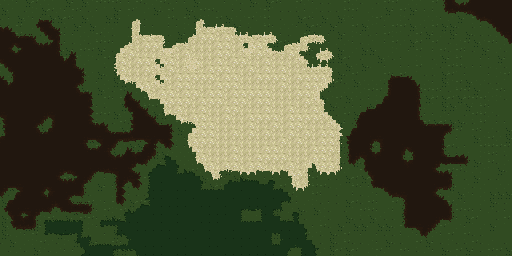

A level layout from a 2D game, rendered from its tile map. Below: a short description, then the map file with tile-grid data replaced by summaries:
An orthogonal 64x32 tile map with 8x8 px tiles, 2 tile layers (ground, ground_detail1) and 59 objects (43x SPAWNPOINT, 9x LIGHTSOURCE, 7x PROP).

<map height="32" name="title" nextObjectId="0" orientation="orthogonal" renderorder="right-down" tileheight="8" tilewidth="8" version="1.0" width="64">
    <properties>
        <property name="AMBIENTALPHA" value="120" />
        <property name="AMBIENTLIGHT" value="#000000" />
    </properties>
    <tileset firstgid="1" margin="0" name="tiles-title" tilewidth="8" tileheight="8" tilecount="640" columns="20" spacing="0">
        <image height="256" id="0" source="tiles-circus.png" trans="ff00ff" width="160" />
        <terraintypes>
            <terrain name="dirt" tile="-1" />
            <terrain name="sand" tile="-1" />
            <terrain name="moss" tile="-1" />
        </terraintypes>
        <tile gid="0" id="8" terrain=",,,0" />
        <tile gid="0" id="9" terrain=",,0,0" />
        <tile gid="0" id="10" terrain=",,0,0" />
        <tile gid="0" id="11" terrain=",,0,0" />
        <tile gid="0" id="12" terrain=",,0," />
        <tile gid="0" id="20" terrain="2,2,2,2" />
        <tile gid="0" id="21" terrain="2,2,2,2" />
        <tile gid="0" id="24" terrain="0,0,0,0" />
        <tile gid="0" id="25" terrain="0,0,0,0" />
        <tile gid="0" id="26" terrain="1,1,1,1" />
        <tile gid="0" id="27" terrain="1,1,1,1" />
        <tile gid="0" id="28" terrain=",0,,0" />
        <tile gid="0" id="29" terrain="0,0,0," />
        <tile gid="0" id="30" terrain="0,0,," />
        <tile gid="0" id="31" terrain="0,0,,0" />
        <tile gid="0" id="32" terrain="0,,0," />
        <tile gid="0" id="33" terrain="0,0,0," />
        <tile gid="0" id="34" terrain="0,0,," />
        <tile gid="0" id="35" terrain="0,0,,0" />
        <tile gid="0" id="48" terrain=",0,,0" />
        <tile gid="0" id="49" terrain="0,,0," />
        <tile gid="0" id="51" terrain=",0,,0" />
        <tile gid="0" id="52" terrain="0,,0," />
        <tile gid="0" id="53" terrain="0,,0," />
        <tile gid="0" id="55" terrain=",0,,0" />
        <tile gid="0" id="68" terrain=",0,,0" />
        <tile gid="0" id="69" terrain="0,,0,0" />
        <tile gid="0" id="70" terrain=",,0,0" />
        <tile gid="0" id="71" terrain=",0,0,0" />
        <tile gid="0" id="72" terrain="0,,0," />
        <tile gid="0" id="73" terrain="0,,0,0" />
        <tile gid="0" id="74" terrain=",,0,0" />
        <tile gid="0" id="75" terrain=",0,0,0" />
        <tile gid="0" id="88" terrain=",0,," />
        <tile gid="0" id="89" terrain="0,0,," />
        <tile gid="0" id="90" terrain="0,0,," />
        <tile gid="0" id="91" terrain="0,0,," />
        <tile gid="0" id="92" terrain="0,,," />
        <tile gid="0" id="108" terrain=",,,2" />
        <tile gid="0" id="109" terrain=",,2,2" />
        <tile gid="0" id="110" terrain=",,2,2" />
        <tile gid="0" id="111" terrain=",,2,2" />
        <tile gid="0" id="112" terrain=",,2," />
        <tile gid="0" id="128" terrain=",2,,2" />
        <tile gid="0" id="129" terrain="2,2,2," />
        <tile gid="0" id="130" terrain="2,2,," />
        <tile gid="0" id="131" terrain="2,2,,2" />
        <tile gid="0" id="132" terrain="2,,2," />
        <tile gid="0" id="133" terrain="2,2,2," />
        <tile gid="0" id="134" terrain="2,2,," />
        <tile gid="0" id="135" terrain="2,2,,2" />
        <tile gid="0" id="148" terrain=",2,,2" />
        <tile gid="0" id="149" terrain="2,,2," />
        <tile gid="0" id="151" terrain=",2,,2" />
        <tile gid="0" id="152" terrain="2,,2," />
        <tile gid="0" id="153" terrain="2,,2," />
        <tile gid="0" id="155" terrain=",2,,2" />
        <tile gid="0" id="168" terrain=",2,,2" />
        <tile gid="0" id="169" terrain="2,,2,2" />
        <tile gid="0" id="170" terrain=",,2,2" />
        <tile gid="0" id="171" terrain=",2,2,2" />
        <tile gid="0" id="172" terrain="2,,2," />
        <tile gid="0" id="173" terrain="2,,2,2" />
        <tile gid="0" id="174" terrain=",,2,2" />
        <tile gid="0" id="175" terrain=",2,2,2" />
        <tile gid="0" id="188" terrain=",2,," />
        <tile gid="0" id="189" terrain="2,2,," />
        <tile gid="0" id="190" terrain="2,2,," />
        <tile gid="0" id="191" terrain="2,2,," />
        <tile gid="0" id="192" terrain="2,,," />
        <tile gid="0" id="208" terrain=",,,1" />
        <tile gid="0" id="209" terrain=",,1,1" />
        <tile gid="0" id="210" terrain=",,1,1" />
        <tile gid="0" id="211" terrain=",,1,1" />
        <tile gid="0" id="212" terrain=",,1," />
        <tile gid="0" id="228" terrain=",1,,1" />
        <tile gid="0" id="229" terrain="1,1,1," />
        <tile gid="0" id="230" terrain="1,1,," />
        <tile gid="0" id="231" terrain="1,1,,1" />
        <tile gid="0" id="232" terrain="1,,1," />
        <tile gid="0" id="233" terrain="1,1,1," />
        <tile gid="0" id="234" terrain="1,1,," />
        <tile gid="0" id="235" terrain="1,1,,1" />
        <tile gid="0" id="248" terrain=",1,,1" />
        <tile gid="0" id="249" terrain="1,,1," />
        <tile gid="0" id="251" terrain=",1,,1" />
        <tile gid="0" id="252" terrain="1,,1," />
        <tile gid="0" id="253" terrain="1,,1," />
        <tile gid="0" id="255" terrain=",1,,1" />
        <tile gid="0" id="268" terrain=",1,,1" />
        <tile gid="0" id="269" terrain="1,,1,1" />
        <tile gid="0" id="270" terrain=",,1,1" />
        <tile gid="0" id="271" terrain=",1,1,1" />
        <tile gid="0" id="272" terrain="1,,1," />
        <tile gid="0" id="273" terrain="1,,1,1" />
        <tile gid="0" id="274" terrain=",,1,1" />
        <tile gid="0" id="275" terrain=",1,1,1" />
        <tile gid="0" id="288" terrain=",1,," />
        <tile gid="0" id="289" terrain="1,1,," />
        <tile gid="0" id="290" terrain="1,1,," />
        <tile gid="0" id="291" terrain="1,1,," />
        <tile gid="0" id="292" terrain="1,,," />
    </tileset>
    <layer height="32" name="ground" opacity="1.0" visible="1" width="64" offsetx="0" offsety="0" order="0">
        <data>[2048 cells, 2048 non-empty, 6 distinct tile ids]</data>
    </layer>
    <layer height="32" name="ground_detail1" opacity="1.0" visible="1" width="64" offsetx="0" offsety="0" order="2">
        <data>[2048 cells, 1280 non-empty, 97 distinct tile ids]</data>
    </layer>
    <objectgroup height="0" name="Lights" opacity="1.0" visible="1" width="0" offsetx="0" offsety="0" order="-1">
        <object gid="0" height="20.0" id="21" type="LIGHTSOURCE" width="20.0" x="181.0" y="78.0">
            <properties>
                <property name="lightBrightness" value="180" />
                <property name="lightColor" value="#ffff00" />
                <property name="lightShape" value="ellipse" />
            </properties>
        </object>
        <object gid="0" height="20.0" id="22" type="LIGHTSOURCE" width="20.0" x="199.0" y="65.0">
            <properties>
                <property name="lightBrightness" value="180" />
                <property name="lightColor" value="#ffff00" />
                <property name="lightShape" value="ellipse" />
            </properties>
        </object>
        <object gid="0" height="20.0" id="24" type="LIGHTSOURCE" width="20.0" x="228.0" y="64.0">
            <properties>
                <property name="lightBrightness" value="180" />
                <property name="lightColor" value="#ffff00" />
                <property name="lightShape" value="ellipse" />
            </properties>
        </object>
        </objectgroup>
    <objectgroup height="0" name="Collision" opacity="1.0" visible="0" width="0" offsetx="0" offsety="0" order="-1" />
    <objectgroup height="0" name="Props" opacity="1.0" visible="1" width="0" offsetx="0" offsety="0" order="-1">
        <!-- 50 objects omitted --></objectgroup>
    <objectgroup height="0" name="Spawns" opacity="1.0" visible="0" width="0" offsetx="0" offsety="0" order="-1">
        <!-- 43 objects omitted --></objectgroup>
</map>
<!-- 56 of 59 objects omitted -->